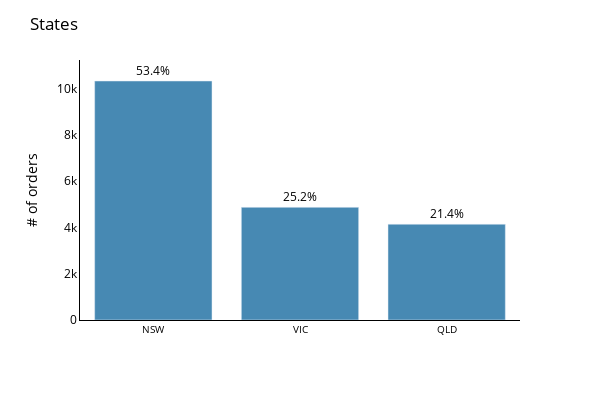

The notebook cell saved with this chart:
### Code cell
# States -------------------------------------------------------------------

state_counts = df_model['state'].value_counts()
state_percentages = (state_counts / state_counts.sum()) * 100

fig_state = px.bar(x=state_counts.index, y=state_counts)
fig_state.update_layout(
    title='States',
    xaxis_title='',
    yaxis_title='# of orders',
    height=400,
    width=600,
    xaxis=dict(tickangle=0, showline=True, linewidth=1, linecolor='black',tickfont=dict(size=10), tickmode='linear'),
    yaxis=dict(showline=True, linewidth=1, linecolor='black'),
    font=dict(color='black'),
    plot_bgcolor='rgba(0,0,0,0)'
)

fig_state.update_traces(marker_color='#4789B3')

for i, count, percentage in zip(range(len(state_counts)), state_counts, state_percentages):
    fig_state.add_annotation(
        text=f'{percentage:.1f}%', 
        x=state_counts.index[i],
        y=count,
        yanchor='bottom',
        showarrow=False
    )

fig_state.show()

### Figure 1 — Plotly figure (JSON) as saved in the notebook; plotly's stock layout.template omitted (floating-point values rounded to 4 significant figures)
{"data": [{"alignmentgroup": "True", "hovertemplate": "x=%{x}<br>y=%{y}<extra></extra>", "legendgroup": "", "marker": {"color": "#4789B3", "pattern": {"shape": ""}}, "name": "", "offsetgroup": "", "orientation": "v", "showlegend": false, "textposition": "auto", "type": "bar", "x": ["NSW", "VIC", "QLD"], "xaxis": "x", "y": [10319, 4865, 4135], "yaxis": "y"}], "layout": {"annotations": [{"showarrow": false, "text": "53.4%", "x": "NSW", "y": 10319, "yanchor": "bottom"}, {"showarrow": false, "text": "25.2%", "x": "VIC", "y": 4865, "yanchor": "bottom"}, {"showarrow": false, "text": "21.4%", "x": "QLD", "y": 4135, "yanchor": "bottom"}], "barmode": "relative", "font": {"color": "black"}, "height": 400, "legend": {"tracegroupgap": 0}, "margin": {"t": 60}, "plot_bgcolor": "rgba(0,0,0,0)", "title": {"text": "States"}, "width": 600, "xaxis": {"anchor": "y", "domain": [0, 1], "linecolor": "black", "linewidth": 1, "showline": true, "tickangle": 0, "tickfont": {"size": 10}, "tickmode": "linear", "title": {"text": ""}}, "yaxis": {"anchor": "x", "domain": [0, 1], "linecolor": "black", "linewidth": 1, "showline": true, "title": {"text": "# of orders"}}}}
